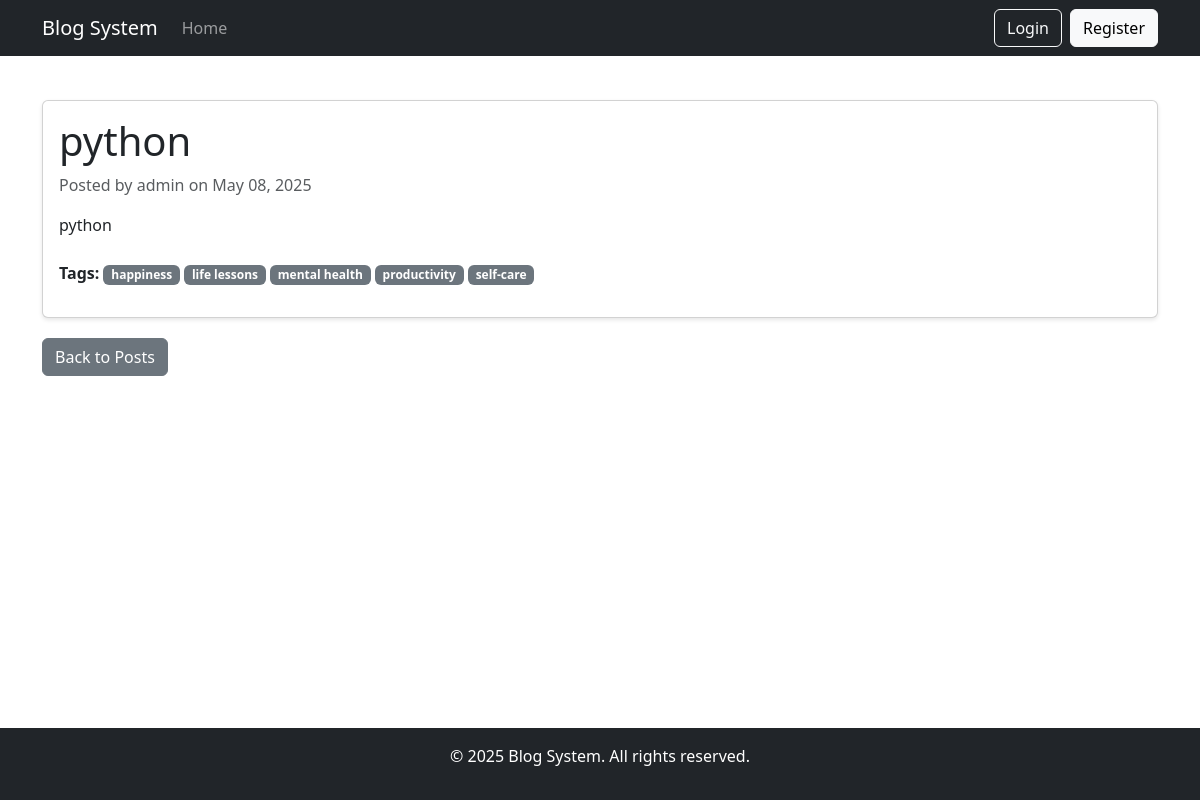
The app's page /post/2/ with its own data.
### blog/models.py (models this page shows, shortened)
class Post(models.Model):
    title = models.CharField(max_length=100)
    content = models.TextField()
    image = models.ImageField(upload_to='post_images/', blank=True, null=True)
    date_posted = models.DateTimeField(default=timezone.now)
    author = models.ForeignKey(User, on_delete=models.CASCADE)
    tags = models.ManyToManyField(Tag, blank=True, related_name='posts')
    class Meta:
        ordering = ['-date_posted']

class Tag(models.Model):
    name = models.CharField(max_length=50, unique=True)
    class Meta:
        ordering = ['name']

### blog/views.py (the view)
# urls.py: path('post/<int:pk>/', views.post_detail, name='post_detail'),
def post_detail(request, pk):
    post = get_object_or_404(Post.objects.prefetch_related('tags'), pk=pk)
    return render(request, 'blog/post_detail.html', {'post': post})

### blog/templates/blog/post_detail.html (shortened to what this page needs)
{% extends 'blog/base.html' %}
{% block content %}
<article class="card">
    <div class="card-body">
        <h1 class="card-title">{{ post.title }}</h1>
        <p class="card-text text-muted">
            Posted by {{ post.author }} on {{ post.date_posted|date:"F d, Y" }}
        </p>
        <div class="card-text mb-4 post-content">
            {{ post.content|linebreaks }}
        </div>
        {% if post.tags.exists %}
        <div class="mb-3">
            <strong>Tags:</strong>
            {% for tag in post.tags.all %}
            <span class="badge bg-secondary">{{ tag.name }}</span>
            {% endfor %}
        </div>
        {% endif %}
    </div>
</article>
<div class="mt-3">
    <a href="{% url 'blog:post_list' %}" class="btn btn-secondary">Back to Posts</a>
</div>
{% endblock %}

### blog/static/blog/css/styles.css (style rules this page uses)
body { min-height: 100vh; display: flex; flex-direction: column; }
.card { margin-bottom: 20px; box-shadow: 0 2px 4px rgba(0,0,0,0.1); }

### records on screen
Post: title "python", author "admin", date_posted "May 08, 2025", content "python"
Tag: name "happiness"
Tag: name "life lessons"
Tag: name "mental health"
Tag: name "productivity"
Tag: name "self-care"
